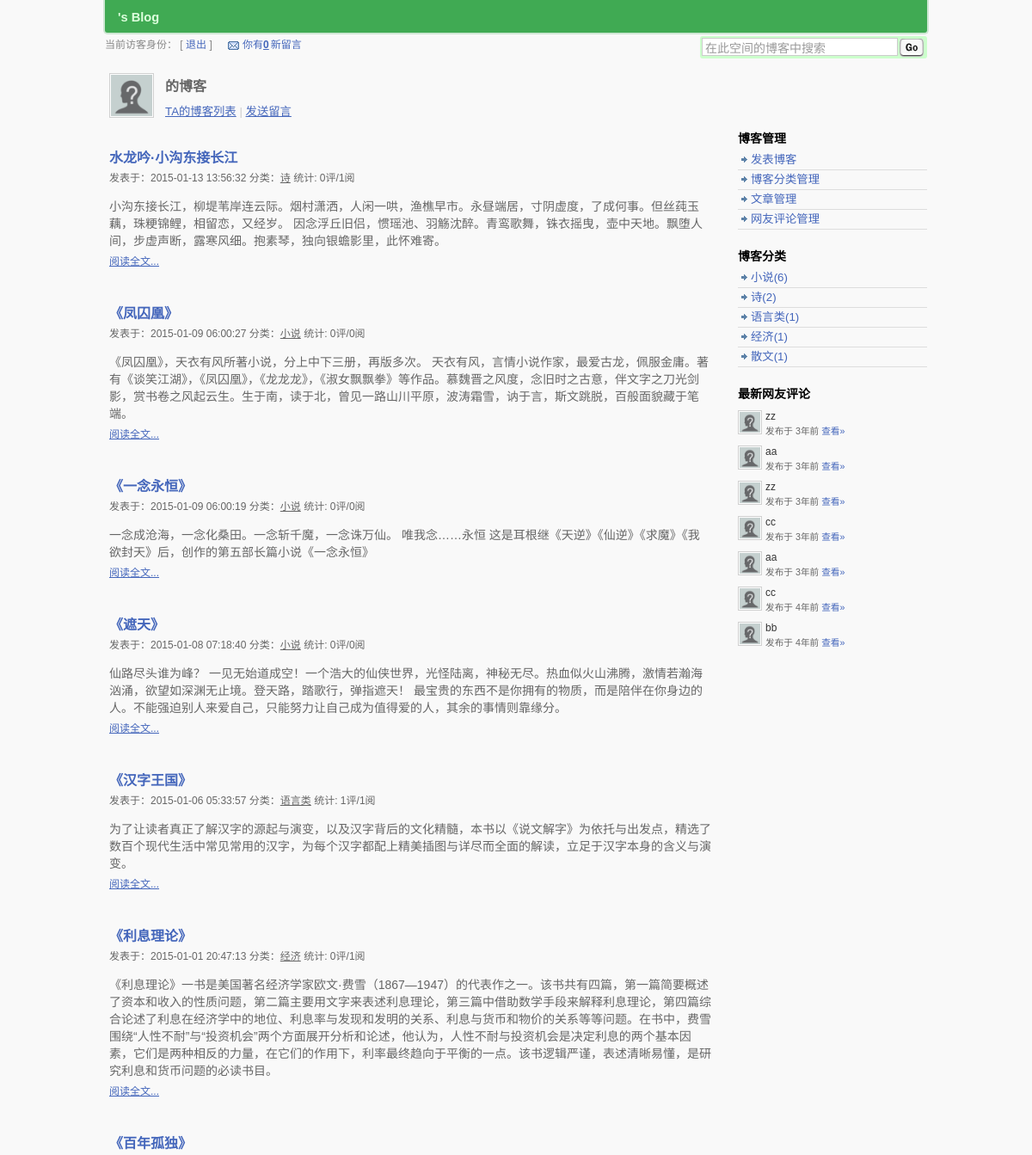
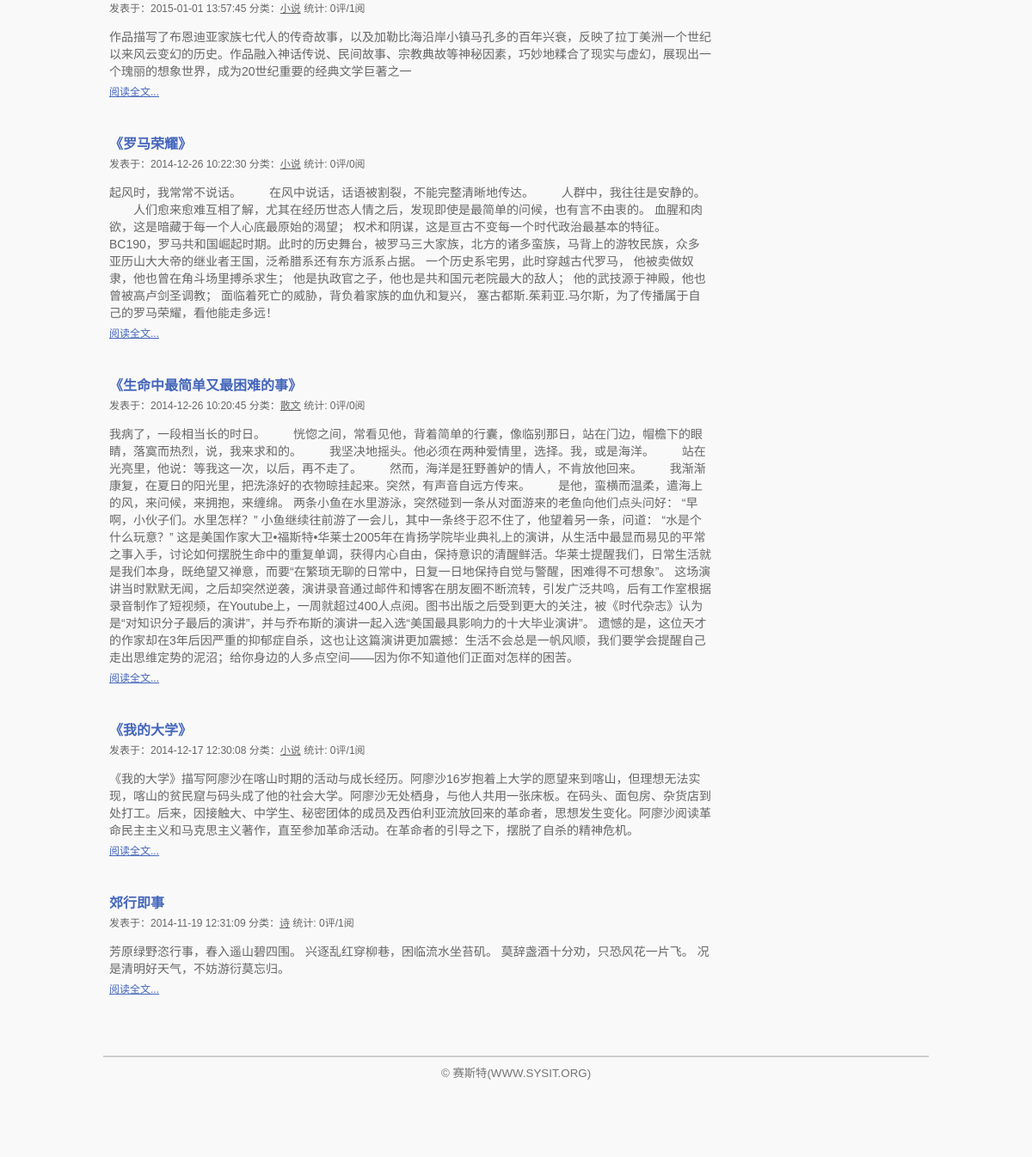
Screenshot of /index.php/blog with the database file from the repository (2 pictures, top to bottom).
### tables this page shows
CREATE TABLE `t_blogs` (
  `BLOG_ID` int(11) NOT NULL AUTO_INCREMENT COMMENT '编号',
  `CATALOG_ID` int(11) DEFAULT NULL COMMENT '所属分类',
  `WRITER` int(11) DEFAULT NULL COMMENT '作者',
  `TITLE` varchar(100) DEFAULT NULL COMMENT '标题',
  `CONTENT` text COMMENT '内容',
  `ADD_TIME` datetime DEFAULT NULL COMMENT '添加时间',
  `CLICK_RATE` int(11) DEFAULT NULL COMMENT '点击率',
  `IS_YOURS` varchar(20) DEFAULT NULL,
  `COMM_RATE` int(11) DEFAULT NULL,
  PRIMARY KEY (`BLOG_ID`),
  KEY `FK_CATALOGS_BLOGS` (`CATALOG_ID`),
  KEY `FK_USERS_BLOGS` (`WRITER`),
  CONSTRAINT `FK_CATALOGS_BLOGS` FOREIGN KEY (`CATALOG_ID`) REFERENCES `t_blog_catalogs` (`CATALOG_ID`) ON DELETE CASCADE,
  CONSTRAINT `FK_USERS_BLOGS` FOREIGN KEY (`WRITER`) REFERENCES `t_users` (`USER_ID`) ON DELETE CASCADE
);

CREATE TABLE `t_blog_catalogs` (
  `CATALOG_ID` int(11) NOT NULL AUTO_INCREMENT COMMENT '编号',
  `NAME` varchar(50) DEFAULT NULL COMMENT '分类名称',
  `USER_ID` int(11) DEFAULT NULL,
  `BLOG_COUNT` int(11) DEFAULT '0',
  PRIMARY KEY (`CATALOG_ID`),
  KEY `FK_users_catalogs` (`USER_ID`),
  CONSTRAINT `FK_users_catalogs` FOREIGN KEY (`USER_ID`) REFERENCES `t_users` (`USER_ID`)
);

CREATE TABLE `t_comments` (
  `COMMENT_ID` int(11) NOT NULL AUTO_INCREMENT COMMENT '编号',
  `COMMENTATOR` int(11) DEFAULT NULL COMMENT '评论人',
  `BLOG_ID` int(11) DEFAULT NULL COMMENT '评论博客',
  `CONTENT` text COMMENT '评论内容',
  `ADD_TIME` datetime DEFAULT NULL COMMENT '评论时间',
  PRIMARY KEY (`COMMENT_ID`),
  KEY `FK_BLOGS_COMMENTS` (`BLOG_ID`),
  KEY `FK_USERS_COMMENTS` (`COMMENTATOR`),
  CONSTRAINT `FK_BLOGS_COMMENTS` FOREIGN KEY (`BLOG_ID`) REFERENCES `t_blogs` (`BLOG_ID`) ON DELETE CASCADE,
  CONSTRAINT `FK_USERS_COMMENTS` FOREIGN KEY (`COMMENTATOR`) REFERENCES `t_users` (`USER_ID`)
);

CREATE TABLE `t_users` (
  `USER_ID` int(11) NOT NULL AUTO_INCREMENT COMMENT '编号',
  `ACCOUNT` varchar(50) DEFAULT NULL COMMENT '登录帐号',
  `PASSWORD` varchar(20) DEFAULT NULL COMMENT '登录密码',
  `NAME` varchar(50) DEFAULT NULL COMMENT '姓名',
  `GENDER` varchar(2) NOT NULL COMMENT '性别',
  `BIRTHDAY` varchar(20) DEFAULT NULL COMMENT '生日',
  `PROVINCE` varchar(20) DEFAULT NULL COMMENT '居住地区',
  `CITY` varchar(20) DEFAULT NULL COMMENT '居住城市',
  `SIGNATURE` varchar(200) DEFAULT NULL COMMENT '个性签名',
  `IMG` varchar(100) DEFAULT NULL COMMENT '个人头像',
  `MOOD` varchar(100) DEFAULT NULL COMMENT '我的心情',
  PRIMARY KEY (`USER_ID`)
);

### application/controllers/Blog.php (called while the page is built, shortened)
<?php defined('BASEPATH') OR exit('No direct script access allowed');
    class Blog extends CI_Controller{
        public function index(){
            $search=$this->input->post('q');
            $this->load->model('Blog_model');
            $result=$this->Blog_model->get_article($search);
            $arr['blogs']=$result;
            $rs=$this->Blog_model->index_catalog();
            $arr['blog1']=$rs;
            $rst=$this->Blog_model->User_comments();
            $arr['blog2']=$rst;
            $this->load->view('index.php',$arr);
        }
    }
?>

### index.php (called while the page is built, shortened)
<?php
require_once BASEPATH.'core/CodeIgniter.php';

### application/models/Blog_model.php (called while the page is built, shortened)
<?php defined('BASEPATH') OR exit('No direct script access allowed');
    class Blog_model extends CI_model{
        public function get_article($search){
            $sql="select * from t_blogs,t_blog_catalogs
                  where t_blogs.CATALOG_ID=t_blog_catalogs.CATALOG_ID
                  and TITLE like '%$search%' ESCAPE '!'
                  order by t_blogs.ADD_TIME DESC";
            $query=$this->db->query($sql);
            return $query->result();
        }
        public function index_catalog(){
            $sql="select NAME , count(*) AS count
                  from t_blogs,t_blog_catalogs
                  where t_blogs.CATALOG_ID=t_blog_catalogs.CATALOG_ID
                  group by NAME order by count DESC";
            $query=$this->db->query($sql);
            return $query->result();
        }
        public function User_comments(){
            $sql="select t_users.ACCOUNT,t_blogs.TITLE,t_comments.CONTENT,
                         t_comments.ADD_TIME,t_comments.COMMENT_ID,t_comments.COMMENTATOR
                  from t_comments,t_users,t_blogs
                  where t_comments.COMMENTATOR=t_users.USER_ID
                  and t_comments.BLOG_ID=t_blogs.BLOG_ID
                  ORDER BY t_comments.ADD_TIME DESC";
            $query=$this->db->query($sql);
            return $query->result();
        }
    }
?>

### application/views/index.php (the view, shortened to what this page needs)
<!DOCTYPE html PUBLIC "-//W3C//DTD XHTML 1.0 Transitional//EN" "http://www.w3.org/TR/xhtml1/DTD/xhtml1-transitional.dtd">
<html xml:lang="zh-CN" xmlns="http://www.w3.org/1999/xhtml" lang="zh-CN"><head>
    <link rel="stylesheet" href="assets/css/space2011.css" type="text/css" media="screen">
  <link rel="stylesheet" type="text/css" href="assets/css/jquery.css" media="screen">
</head>
<body>
<div id="OSC_Screen">
<div id="OSC_Banner">
    <div id="OSC_Slogon"><?php echo $this->session->userdata('uname');?>'s Blog</div>
    <div id="OSC_Channels">
        <ul>
        <li><a href="javascript:;" class="project"><?php echo $this->session->userdata(umood);?></a></li>
        </ul>
    </div>
</div><div id="OSC_Topbar">
	  <div id="VisitorInfo">
		当前访客身份：<?php echo $this->session->userdata('uname');?>
				 [ <a href="User/unindex">退出</a> ]
				<span id="OSC_Notification">
			<a href="Blog/inbox" class="msgbox" title="进入我的留言箱">你有<em>0</em>新留言</a>
																				</span>
</div>
		<div id="SearchBar">
    		<form action="Blog/index" method="post">
                <input id="txt_q" name="q" class="SERACH" value="在此空间的博客中搜索" onblur="(this.value=='')?this.value='在此空间的博客中搜索':this.value" onfocus="if(this.value=='在此空间的博客中搜索'){this.value='';};this.select();" type="text">
				<input class="SUBMIT" value="搜索" type="submit">
    		</form>
		</div>
	</div>
	<div id="OSC_Content"><div class="SpaceChannel">
	<div id="portrait"><a href="Blog/adminIndex"><img src="images/portrait.gif" alt="<?php echo $this->session->userdata('uname');?>" title="<?php echo $this->session->userdata('uname');?>" class="SmallPortrait" user="154693" align="absmiddle"></a></div>
    <div id="lnks">
		<strong><?php echo $this->session->userdata('uname');?>的博客</strong>
		<div><a href="Blog/index">TA的博客列表</a>&nbsp;|
			<a href="Blog/outbox">发送留言</a></div>
	</div>
</div>
<div class="BlogList">
<ul>
	<?php
        foreach ($blogs as $val) {
            $newtime=urlencode($val->ADD_TIME);
    ?>
    <li class="Blog" id="<?php echo $val->BLOG_ID;?>">
        <h2 class="BlogAccess_true BlogTop_0"><a href="Blog/viewPost_logined?id=<?php echo $val->BLOG_ID;?>?time=<?php echo $newtime;?>"><?php echo $val->TITLE; ?></a></h2>
        <div class="outline">
            <span class="time">发表于：<?php echo $val->ADD_TIME; ?></span>
            <span class="catalog">分类：<a href="javascript:;"><?php echo $val->NAME; ?></a></span>
            <span class="stat">统计: <?php echo $val->COMM_RATE; ?>评/<?php echo $val->CLICK_RATE; ?>阅</span>
    </div>
		<div class="TextContent" id="blog_content_24027">
				<?php echo $val->CONTENT;?>
		<div class="fullcontent"><a href="Blog/viewPost_logined?id=<?php echo $val->BLOG_ID;?>?time=<?php echo $newtime;?>">阅读全文...</a></div>
			</div>
	  </li>
	<?php
		}
	?>
</ul>
	</div>
<div class="BlogMenu"><div class="admin SpaceModule">
  <strong>博客管理</strong>
  <ul class="LinkLine">
	<li><a href="Blog/newBlog">发表博客</a></li>
			<li><a href="Blog/blogCatalogs">博客分类管理</a></li>
	<li><a href="Blog/blogs">文章管理</a></li>
	<li><a href="Blog/blogComments">网友评论管理</a></li>
  </ul>
</div>
<div class="catalogs SpaceModule">
  <strong>博客分类</strong>
  <ul class="LinkLine">
      <?php
        foreach($blog1 as $v) {
            ?>
            <li><a href="javascript:;"><?php echo $v->NAME;?>(<?php echo $v->count;?>)</a></li>
            <?php
        }
      ?>
  </ul>
</div>
<div class="comments SpaceModule">
  <strong>最新网友评论</strong>
      <ul>
          <?php
            foreach ($blog2 as $v) {
                $newtime=urlencode($v->ADD_TIME);
                ?>
                <li>
                    <span class="u"><a href="Blog/viewPost_logined?id=<?php echo $v->COMMENT_ID;?>?time=<?php echo $newtime;?>">
                            <img src="images/portrait.gif"
                                 alt="<?php echo $v->ACCOUNT; ?>"
                                 title="<?php echo $v->ACCOUNT; ?>"
                                 class="SmallPortrait" user="154693" align="absmiddle"></a></span>
                    <span class="c"><?php echo $v->ACCOUNT;?>
                <span class="t">发布于
                    <?php
                        $nowYear=date( 'Y' );
                        $nowMonth=date( 'm' );
                        $nowDay=date( 'd' );
                        $nowHour=date( 'H' );
                        $nowMinute=date( 'i' );
                        $nowSecond=date( 's' );
                        $oldTime=$v->ADD_TIME;
                        $preDay=explode('-',$oldTime);
                        $sdate=explode(' ',$preDay[2]);
                        $time=explode(':',$sdate[1]) ;
                        if($nowYear!=$preDay[0]){
                            echo $nowYear-$preDay[0].'年';
                        }else if($nowMonth!=$preDay[1]){
                            echo $nowMonth-$preDay[1].'个月';
                        }else if($nowDay!=$sdate[0]){
                            echo $nowDay-$sdate[0].'天';
                        }else if($nowHour!=$time[0]){
                            echo $nowHour-$time[0].'小时';
                        }else if($nowMinute!=$time[1]){
                            echo $nowMinute-$time[1].'分钟';
                        }else if($nowSecond!=$time[2]){
                            echo $nowSecond!=$time[2].'秒';
                        }
                    ?>前 <a href="Blog/viewPost_logined?id=<?php echo $v->COMMENT_ID;?>?time=<?php echo $newtime;?>">查看»</a></span>
            </span>
                </li>
                <?php
            }
          ?>
	  </ul>
  </div></div>
</div>
	<div id="OSC_Footer">© 赛斯特(WWW.SYSIT.ORG)</div>
</div>
</body>
</html>

### assets/css/space2011.css (style rules this page uses)
* { padding: 0; margin: 0; }
a { color:#4466BB;outline:0; }
ul,ol { list-style-type:none; }
img { border:0; }
body { background:#f9f9f9; //background:#666; text-align:center; font-size:10pt; -webkit-text-size-adjust:none; }
.SmallPortrait { filter:alpha(opacity=90); -moz-opacity:0.9; opacity: 0.9; padding:1px; background:#fff; border:1px solid #ccc; }
#OSC_Screen { width:960px; margin:0px auto; text-align:left; padding:0 4px; margin-bottom:50px; background:#f9f9f9; }
#OSC_Banner { background:#40AA53; border:2px solid #CEE7D3; border-top:0; height:36px; padding:2px 5px 0 5px; -moz-border-radius-bottomleft: 5px; -moz-border-radius-bottomright: 5px; border-bottom-left-radius: 5px; border-bottom-right-radius: 5px; -webkit-border-bottom-left-radius: 5px; -webkit-border-bottom-right-radius: 5px; }
#OSC_Banner #OSC_Slogon { float:left;margin:10px 0 0 10px; color:#DFD;font-weight:bold; font-size:11pt; }
#OSC_Notification { width:200px; margin-left:10px; font-size:9pt; }
#OSC_Notification a.msgbox { background:url('../images/msg.gif') no-repeat 5px 5px; padding:2px 4px 2px 22px; text-decoration:none; -moz-border-radius: 5px; border-radius: 5px; -webkit-border-radius: 5px; }
#OSC_Notification a em { font-style:normal;font-weight:bold;margin-right:2px;text-decoration:underline; }
#OSC_Banner #OSC_Channels { margin-right:10px; float:right; font-weight:bold; font-size:11pt; height:35px; line-height:35px; }
#OSC_Banner #OSC_Channels ul li { float:left;margin:0px 5px 0 10px; }
#OSC_Banner #OSC_Channels ul li a { text-decoration:none;color:#EFE;padding:2px; }
#OSC_Topbar { margin:2px; }
#OSC_Topbar #VisitorInfo { font-size:9pt;color:#888;float:left; }
#OSC_Topbar #VisitorInfo a { text-decoration:none; }
#OSC_Topbar #SearchBar { float:right; background: #cfc; padding:2px; -moz-border-radius: 3px; border-radius: 3px; -webkit-border-radius: 3px; }
#OSC_Topbar #SearchBar * { color:#999;float:left; }
#OSC_Topbar #SearchBar input.SERACH { width:220px; margin-right:2px; border:1px solid #ccc; font-size:10.5pt; padding:2px 3px 1px 3px; }
#OSC_Topbar #SearchBar input.SUBMIT { width:28px; height:21px; margin:1px 2px 0 0; background:url('../images/go.gif') no-repeat 0 0; border:0; text-indent:-9999em; cursor:pointer; }
#OSC_Footer { margin-top:20px; padding-bottom:50px; height:38px; line-height:38px; border-top:2px solid #CCCCCC; color:#737573; text-align:center; }
#OSC_Content { margin:10px 2px; }
.SpaceChannel #portrait { float:left;width:60px;height:60px;padding:5px;margin:2px 0 0 0; }
.SpaceChannel #portrait img { width:48px;height:48px; }
.SpaceChannel #lnks { float:left;padding:5px 0 0 0;color:#888; }
.SpaceChannel #lnks strong { color:#666;font-size:12pt;display:block;margin:4px 0 8px 0; }
.SpaceChannel #lnks div { color:#CCC; }
.TextContent { font-size:10.5pt; }
.BlogList { float:left;width:700px;margin:20px 0 0 5px;overflow:hidden; }
.BlogList .Blog { margin:0 0 40px 0; }
.BlogList .Blog h2 { font-size:12pt;margin:0 0 3px 0; }
.BlogList .Blog h2 a { text-decoration:none; }
.BlogList .Blog .outline { color:#666;font-size:9pt; }
.BlogList .Blog .outline a { color:#666; }
.BlogList .Blog .TextContent { margin:15px 0 0 0px;color:#666; }
.BlogList .Blog .fullcontent { margin:5px 0 0 0; }
.BlogList .Blog .fullcontent a { font-size:9pt; }
.BlogMenu { float:right;width:220px; }
.BlogMenu .SpaceModule { margin:0 0 20px 0; }
.BlogMenu .SpaceModule strong { display:block;font-size:10.5pt;margin:0 0 5px 0 ; }
.BlogMenu .SpaceModule ul li { line-height:22px; background:url('../images/fw_arrow.gif') no-repeat 0px 3px; padding-left:15px; border-bottom:1px solid #ddd; overflow:hidden; }
.BlogMenu .SpaceModule ul li a { text-decoration:none; }
.BlogMenu .comments ul { margin:10px 0 20px 0; }
.BlogMenu .comments ul li { background:none; padding:0; margin:0 0 10px 0; border:none; line-height:14px; }
.BlogMenu .comments ul li .u { float:left;width:32px; }
.BlogMenu .comments ul li .c { float:left;width:180px;overflow:hidden;font-size:9pt;color:#333; }
.BlogMenu .comments ul li .t { display:block;font-size:8pt;color:#666;margin:3px 0 0 0; }
.BlogMenu .comments ul li img { width:24px;height:24px; }
.Blog { float:left;width:700px;overflow:hidden; }

### application/views/index.php (style rules this page uses)
body,table,input,textarea,select { font-family:Verdana,sans-serif,宋体; }

### rows the page displays
t_blogs: TITLE "水龙吟·小沟东接长江", ADD_TIME "2015-01-13 13:56:32", CATALOG_ID.NAME "诗", COMM_RATE "0", CLICK_RATE "1", CONTENT "小沟东接长江，柳堤苇岸连云际。烟村潇洒，人闲一哄，渔樵早市。永昼端居，寸阴虚度，了成何事。但丝莼玉藕，珠粳锦鲤，相留恋，又经岁。 因念浮丘旧侣，惯瑶池、羽觞沈醉。青鸾歌舞，铢衣摇曳，壶中天地。飘堕人间，步虚声断，露寒风细。抱素琴，独向银蟾影里，此怀难寄。"
t_blogs: TITLE "《凤囚凰》", ADD_TIME "2015-01-09 06:00:27", CATALOG_ID.NAME "小说", COMM_RATE "0", CLICK_RATE "0", CONTENT "《凤囚凰》，天衣有风所著小说，分上中下三册，再版多次。 天衣有风，言情小说作家，最爱古龙，佩服金庸。著有《谈笑江湖》，《凤囚凰》，《龙龙龙》，《淑女飘飘拳》等作品。慕魏晋之风度，念旧时之古意，伴文字之刀光剑影，赏书卷之风起云生。生于南，读于北，曾见一路山川平原，波涛霜雪，讷于言，斯文跳脱，百般面貌藏于笔端。"
t_blogs: TITLE "《一念永恒》", ADD_TIME "2015-01-09 06:00:19", CATALOG_ID.NAME "小说", COMM_RATE "0", CLICK_RATE "0", CONTENT "一念成沧海，一念化桑田。一念斩千魔，一念诛万仙。 唯我念……永恒 这是耳根继《天逆》《仙逆》《求魔》《我欲封天》后，创作的第五部长篇小说《一念永恒》"
t_blogs: TITLE "《遮天》", ADD_TIME "2015-01-08 07:18:40", CATALOG_ID.NAME "小说", COMM_RATE "0", CLICK_RATE "0", CONTENT "仙路尽头谁为峰？ 一见无始道成空！一个浩大的仙侠世界，光怪陆离，神秘无尽。热血似火山沸腾，激情若瀚海汹涌，欲望如深渊无止境。登天路，踏歌行，弹指遮天！ 最宝贵的东西不是你拥有的物质，而是陪伴在你身边的人。不能强迫别人来爱自己，只能努力让自己成为值得爱的人，其余的事情则靠缘分。"
t_blogs: TITLE "《汉字王国》", ADD_TIME "2015-01-06 05:33:57", CATALOG_ID.NAME "语言类", COMM_RATE "1", CLICK_RATE "1", CONTENT "为了让读者真正了解汉字的源起与演变，以及汉字背后的文化精髓，本书以《说文解字》为依托与出发点，精选了数百个现代生活中常见常用的汉字，为每个汉字都配上精美插图与详尽而全面的解读，立足于汉字本身的含义与演变。"
t_blogs: TITLE "《利息理论》", ADD_TIME "2015-01-01 20:47:13", CATALOG_ID.NAME "经济", COMM_RATE "0", CLICK_RATE "1", CONTENT "《利息理论》一书是美国著名经济学家欧文·费雪（1867—1947）的代表作之一。该书共有四篇，第一篇简要概述了资本和收入的性质问题，第二篇主要用文字来表述利息理论，第三篇中借助数学手段来解释利息理论，第四篇综合论述了利息在经济学中的地位、利息率与发现和发明的关系、利息与货币和物价的关系等等问题。在书中，费雪围绕“人性不耐”与“投资机会”两个方面展开分析和论述，他认为，人性不耐与投资机会是决定利息的两个基本因素，它们是两种相反的力量，在它们的作用下，利率最终趋向于平衡的一点。该书逻辑严谨，表述清晰易懂，是研究利息和货币问题的必读书目。"
t_blogs: TITLE "《百年孤独》", ADD_TIME "2015-01-01 13:57:45", CATALOG_ID.NAME "小说", COMM_RATE "0", CLICK_RATE "1", CONTENT "作品描写了布恩迪亚家族七代人的传奇故事，以及加勒比海沿岸小镇马孔多的百年兴衰，反映了拉丁美洲一个世纪以来风云变幻的历史。作品融入神话传说、民间故事、宗教典故等神秘因素，巧妙地糅合了现实与虚幻，展现出一个瑰丽的想象世界，成为20世纪重要的经典文学巨著之一"
t_blogs: TITLE "《罗马荣耀》", ADD_TIME "2014-12-26 10:22:30", CATALOG_ID.NAME "小说", COMM_RATE "0", CLICK_RATE "0", CONTENT "起风时，我常常不说话。 在风中说话，话语被割裂，不能完整清晰地传达。 人群中，我往往是安静的。 人们愈来愈难互相了解，尤其在经历世态人情之后，发现即使是最简单的问候，也有言不由衷的。 血腥和肉欲，这是暗藏于每一个人心底最原始的渴望； 权术和阴谋，这是亘古不变每一个时代政治最基本的特征。 BC190，罗马共和国崛起时期。此时的历史舞台，被罗马三大家族，北方的诸多蛮族，马背上的游牧民族，众多亚历山大大帝的继业者王国，泛希腊系还有东方派系占据。 一个历史系宅男，此时穿越古代罗马， 他被卖做奴隶，他也曾在角斗场里搏杀求生； 他是执政官之子，他也是共和国元老院最大的敌人； 他的武技源于神殿，他也曾被高卢剑圣调教； 面临着死亡的威胁，背负着家族的血仇和复兴， 塞古都斯.茱莉亚.马尔斯，为了传播属于自己的罗马荣耀，看他能走多远！"
t_blogs: TITLE "《生命中最简单又最困难的事》", ADD_TIME "2014-12-26 10:20:45", CATALOG_ID.NAME "散文", COMM_RATE "0", CLICK_RATE "0", CONTENT "我病了，一段相当长的时日。 恍惚之间，常看见他，背着简单的行囊，像临别那日，站在门边，帽檐下的眼睛，落寞而热烈，说，我来求和的。 我坚决地摇头。他必须在两种爱情里，选择。我，或是海洋。 站在光亮里，他说：等我这一次，以后，再不走了。 然而，海洋是狂野善妒的情人，不肯放他回来。 我渐渐康复，在夏日的阳光里，把洗涤好的衣物晾挂起来。突然，有声音自远方传来。 是他，蛮横而温柔，遣海上的风，来问候，来拥抱，来缠绵。 两条小鱼在水里游泳，突然碰到一条从对面游来的老鱼向他们点头问好： “早啊，小伙子们。水里怎样？” 小鱼继续往前游了一会儿，其中一条终于忍不住了，他望着另一条，问道： “水是个什么玩意？” 这是美国作家大卫•福斯特•华莱士2005年在肯扬学院毕业典礼上的演讲，从生活中最显而易见的平常之事入手，讨论如何摆脱生命中的重复单调，获得内心自由，保持意识的清醒鲜活。华莱士提醒我们，日常生活就是我们本身，既绝望又禅意，而要“在繁琐无聊的日常中，日复一日地保持自觉与警醒，困难得不可想象”。 这场演讲当时默默无闻，之后却突然逆袭，演讲录音通过邮件和博客在朋友圈不断流转，引发广泛共鸣，后有工作室根据录音制作了短视频，在Youtube上，一周就超过400人点阅。图书出版之后受到更大的关注，被《时代杂志》认为是“对知识分子最后的演讲”，并与乔布斯的演讲一起入选“美国最具影响力的十大毕业演讲”。 遗憾的是，这位天才的作家却在3年后因严重的抑郁症自杀，这也让这篇演讲更加震撼：生活不会总是一帆风顺，我们要学会提醒自己走出思维定势的泥沼；给你身边的人多点空间——因为你不知道他们正面对怎样的困苦。"
t_blogs: TITLE "《我的大学》", ADD_TIME "2014-12-17 12:30:08", CATALOG_ID.NAME "小说", COMM_RATE "0", CLICK_RATE "1", CONTENT "《我的大学》描写阿廖沙在喀山时期的活动与成长经历。阿廖沙16岁抱着上大学的愿望来到喀山，但理想无法实现，喀山的贫民窟与码头成了他的社会大学。阿廖沙无处栖身，与他人共用一张床板。在码头、面包房、杂货店到处打工。后来，因接触大、中学生、秘密团体的成员及西伯利亚流放回来的革命者，思想发生变化。阿廖沙阅读革命民主主义和马克思主义著作，直至参加革命活动。在革命者的引导之下，摆脱了自杀的精神危机。"
t_blogs: TITLE "郊行即事", ADD_TIME "2014-11-19 12:31:09", CATALOG_ID.NAME "诗", COMM_RATE "0", CLICK_RATE "1", CONTENT "芳原绿野恣行事，春入遥山碧四围。 兴逐乱红穿柳巷，困临流水坐苔矶。 莫辞盏酒十分劝，只恐风花一片飞。 况是清明好天气，不妨游衍莫忘归。"
t_comments: COMMENTATOR.ACCOUNT "zz", $nowYear-$preDay[0] "3"
t_comments: COMMENTATOR.ACCOUNT "aa", $nowYear-$preDay[0] "3"
t_comments: COMMENTATOR.ACCOUNT "zz", $nowYear-$preDay[0] "3"
t_comments: COMMENTATOR.ACCOUNT "cc", $nowYear-$preDay[0] "3"
t_comments: COMMENTATOR.ACCOUNT "aa", $nowYear-$preDay[0] "3"
t_comments: COMMENTATOR.ACCOUNT "cc", $nowYear-$preDay[0] "4"
t_comments: COMMENTATOR.ACCOUNT "bb", $nowYear-$preDay[0] "4"

### other values shown
$v->NAME "小说"
$v->count "6"
$v->NAME "诗"
$v->count "2"
$v->NAME "语言类"
$v->count "1"
$v->NAME "经济"
$v->NAME "散文"
